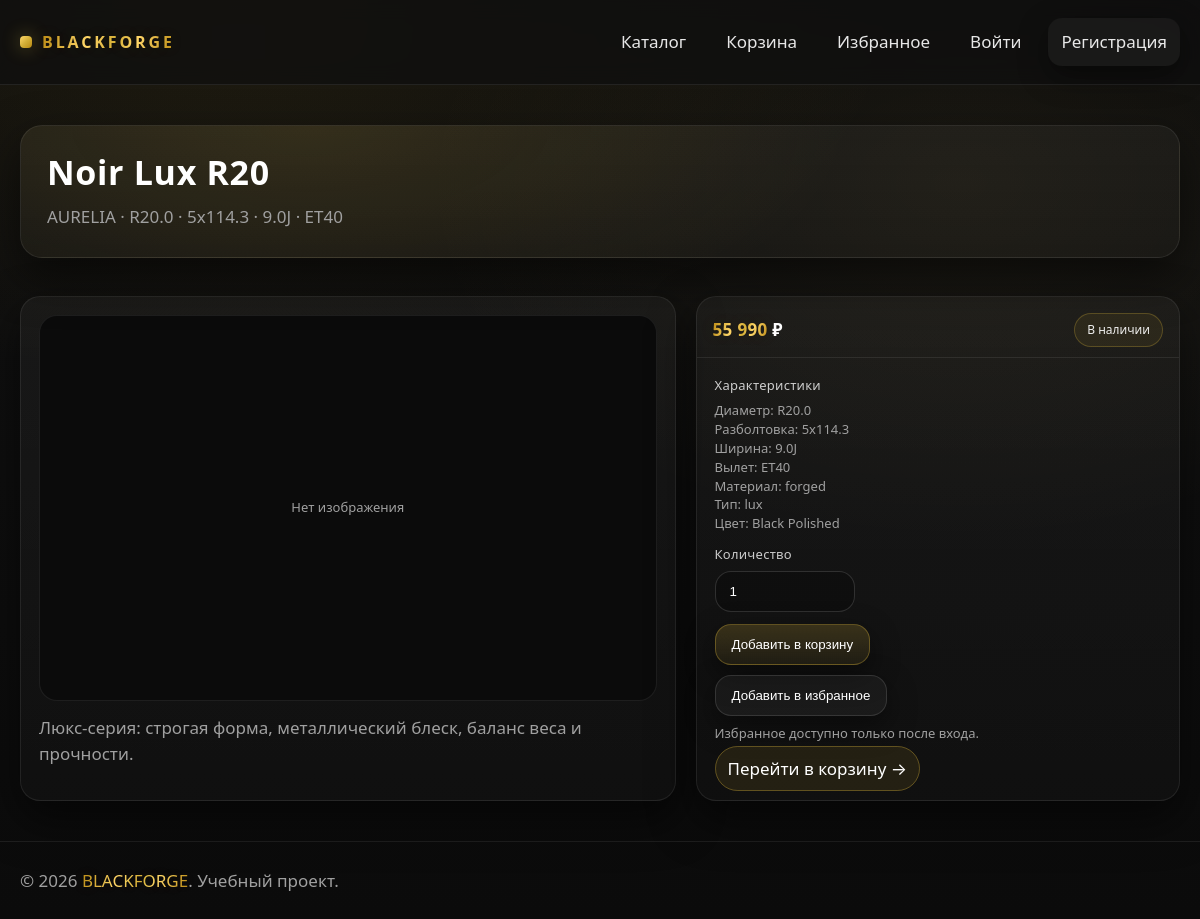
/product.php?id=2, run on the app's committed database.
### tables this page shows
CREATE TABLE IF NOT EXISTS products (
  id INT UNSIGNED NOT NULL AUTO_INCREMENT PRIMARY KEY,
  name VARCHAR(220) NOT NULL,
  brand VARCHAR(120) NOT NULL,
  description TEXT NULL,
  diameter_inch DECIMAL(4,1) NOT NULL,            
  bolt_pattern VARCHAR(40) NOT NULL,              
  width_inch DECIMAL(4,1) NOT NULL,               
  et_offset INT NOT NULL,                         
  material ENUM('cast','forged') NOT NULL,        
  type ENUM('sport','lux') NOT NULL,              
  color VARCHAR(80) NOT NULL,
  price DECIMAL(12,2) NOT NULL,
  stock_qty INT NOT NULL DEFAULT 0,
  popularity INT NOT NULL DEFAULT 0,
  created_at TIMESTAMP NOT NULL DEFAULT CURRENT_TIMESTAMP,
  updated_at TIMESTAMP NULL DEFAULT NULL ON UPDATE CURRENT_TIMESTAMP,
  KEY idx_products_brand (brand),
  KEY idx_products_diameter (diameter_inch),
  KEY idx_products_price (price),
  KEY idx_products_popularity (popularity),
  KEY idx_products_created (created_at)
);

### app/includes/db.php (called while the page is built, shortened)
<?php
function db(): PDO
{
    static $pdo = null;
    if ($pdo instanceof PDO) {
        return $pdo;
    }
    $cfg = require __DIR__ . '/config.php';
    $db = $cfg['db'];
    $dsn = sprintf(
        'mysql:host=%s;port=%d;dbname=%s;charset=%s',
        $db['host'],
        (int)$db['port'],
        $db['name'],
        $db['charset']
    );
    $pdo = new PDO($dsn, $db['user'], $db['pass'], [
        PDO::ATTR_ERRMODE => PDO::ERRMODE_EXCEPTION,
        PDO::ATTR_DEFAULT_FETCH_MODE => PDO::FETCH_ASSOC,
        PDO::ATTR_EMULATE_PREPARES => false,
    ]);
    return $pdo;
}

### app/includes/view.php (called while the page is built, shortened)
<?php
function e(?string $s): string
{
    return htmlspecialchars((string)$s, ENT_QUOTES | ENT_SUBSTITUTE, 'UTF-8');
}
function app_config(): array
{
    static $cfg = null;
    if (is_array($cfg)) {
        return $cfg;
    }
    $cfg = require __DIR__ . '/config.php';
    return $cfg;
}
function base_url(string $path = ''): string
{
    $cfg = app_config();
    $base = rtrim((string)$cfg['app']['base_url'], '/');
    $path = ltrim($path, '/');
    return $path === '' ? $base . '/' : $base . '/' . $path;
}

### app/includes/config.php (called while the page is built, shortened)
<?php
return [
    'db' => [
        'host' => '127.0.0.1',
        'port' => 3306,
        'name' => 'blackforge',
        'user' => 'root',
        'pass' => '',
        'charset' => 'utf8mb4',
    ],
    'app' => [
        'base_url' => '/blackforge/public',
        'uploads_dir' => __DIR__ . '/../../public/uploads',
        'uploads_url' => '/blackforge/public/uploads',
        'max_upload_bytes' => 8 * 1024 * 1024,
    ],
];

### app/includes/auth.php (called while the page is built, shortened)
<?php
require_once __DIR__ . '/db.php';
require_once __DIR__ . '/view.php';
function current_user(): ?array
{
    if (empty($_SESSION['user_id'])) {
        return null;
    }
    $id = (int)$_SESSION['user_id'];
    $stmt = db()->prepare('SELECT id, email, full_name, birth_date, role, created_at FROM users WHERE id = ?');
    $stmt->execute([$id]);
    $u = $stmt->fetch();
    return $u ?: null;
}

### public/product.php (the view, shortened to what this page needs)
<?php
require_once __DIR__ . '/../app/includes/layout.php';
require_once __DIR__ . '/../app/includes/db.php';
require_once __DIR__ . '/../app/includes/auth.php';
$id = (int)($_GET['id'] ?? 0);
$stmt = db()->prepare('SELECT * FROM products WHERE id=?');
$stmt->execute([$id]);
$p = $stmt->fetch();
$imgsStmt = db()->prepare('SELECT * FROM product_images WHERE product_id=? ORDER BY is_primary DESC, id ASC');
$imgsStmt->execute([$id]);
$images = $imgsStmt->fetchAll();
$main = $images ? (string)$images[0]['url'] : '';
$u = current_user();
$isFav = false;
?>
<section class="hero">
  <div class="hero__card">
    <h1 class="hero__title"><?= e((string)$p['name']) ?></h1>
    <p class="hero__sub"><?= e((string)$p['brand']) ?> · R<?= e((string)$p['diameter_inch']) ?> · <?= e((string)$p['bolt_pattern']) ?> · <?= e((string)$p['width_inch']) ?>J · ET<?= e((string)$p['et_offset']) ?></p>
  </div>
</section>
<section class="grid" style="grid-template-columns: 1.15fr .85fr;">
  <div class="panel">
    <div class="panel__body">
      <div class="card__img" style="border:1px solid var(--line); border-radius:18px; overflow:hidden;">
        <?php if ($main !== ''): ?>
          <img src="<?= e($main) ?>" alt="<?= e((string)$p['name']) ?>">
        <?php else: ?>
          <div class="hint">Нет изображения</div>
        <?php endif; ?>
      </div>
      <div style="margin-top:14px; color:var(--muted); line-height:1.55;">
        <?= nl2br(e((string)($p['description'] ?? ''))) ?>
      </div>
    </div>
  </div>
  <aside class="panel">
    <div class="panel__head">
      <div class="row">
        <div class="price"><span class="gold"><?= number_format((float)$p['price'], 0, '.', ' ') ?></span> ₽</div>
        <span class="badge"><?= (int)$p['stock_qty'] > 0 ? 'В наличии' : 'Нет в наличии' ?></span>
      </div>
    </div>
    <div class="panel__body">
      <div class="field">
        <div class="label">Характеристики</div>
        <div class="hint">
          Диаметр: R<?= e((string)$p['diameter_inch']) ?><br>
          Разболтовка: <?= e((string)$p['bolt_pattern']) ?><br>
          Ширина: <?= e((string)$p['width_inch']) ?>J<br>
          Вылет: ET<?= e((string)$p['et_offset']) ?><br>
          Материал: <?= e((string)$p['material']) ?><br>
          Тип: <?= e((string)$p['type']) ?><br>
          Цвет: <?= e((string)$p['color']) ?><br>
        </div>
      </div>
      <form method="post" action="<?= e(base_url('product.php?id=' . $id)) ?>">
        <div class="field">
          <div class="label">Количество</div>
          <input class="input" name="qty" type="number" min="1" value="1" style="max-width:140px">
        </div>
        <button class="btn" type="submit" <?= (int)$p['stock_qty'] <= 0 ? 'disabled' : '' ?>>Добавить в корзину</button>
      </form>
      <div style="height:10px"></div>
      <form method="post" action="<?= e(base_url('product.php?id=' . $id)) ?>">
        <button class="btn btn--ghost" type="submit"><?= $isFav ? 'Убрать из избранного' : 'Добавить в избранное' ?></button>
        <?php if (!$u): ?>
          <div class="hint" style="margin-top:8px;">Избранное доступно только после входа.</div>
        <?php endif; ?>
      </form>
      <div style="height:14px"></div>
      <a class="tab tab--active" href="<?= e(base_url('cart.php')) ?>">Перейти в корзину →</a>
    </div>
  </aside>
</section>

### public/assets/css/styles.css (style rules this page uses)
:root { --bg:#0F0F0F; --bg2:#1C1C1C; --text:#FFFFFF; --muted:#A0A0A0; --gold1:#FFD86B; --gold2:#D4AF37; --gold3:#B88912; --line:rgba(255,255,255,.08); --shadow:0 18px 45px rgba(0,0,0,.55); }
* { box-sizing:border-box }
html,body { height:100% }
body { margin:0; font-family: ui-sans-serif, system-ui, -apple-system, "Segoe UI", Roboto, Arial, "Noto Sans", "Liberation Sans", sans-serif; font-size: 17px; line-height: 1.5; background: radial-gradient(1200px 700px at 20% 0%, rgba(212,175,55,.10), transparent 55%), radial-gradient(900px 600px at 80% 20%, rgba(255,216,107,.06), transparent 60%), linear-gradient(180deg, #0B0B0B 0%, var(--bg) 35%, #0B0B0B 100%); color:var(--text); }
a { color:inherit;text-decoration:none }
.gold { background: linear-gradient(110deg, var(--gold3) 0%, var(--gold1) 35%, var(--gold2) 55%, var(--gold1) 70%, var(--gold3) 100%); -webkit-background-clip:text;background-clip:text; color:transparent; position:relative; text-shadow: 0 0 22px rgba(212,175,55,.12); }
.btn { display:inline-flex;align-items:center;justify-content:center;gap:10px; padding:12px 16px;border-radius:16px; border:1px solid rgba(212,175,55,.35); background: linear-gradient(180deg, rgba(212,175,55,.20), rgba(212,175,55,.08)); color:#fff; box-shadow: 0 10px 30px rgba(0,0,0,.45); cursor:pointer; }
.btn--ghost { border-color:rgba(255,255,255,.12); background: rgba(255,255,255,.04); }
.hero { padding:40px 0 18px; }
.hero__card { border:1px solid var(--line); background: radial-gradient(900px 380px at 25% 0%, rgba(212,175,55,.10), transparent 60%), linear-gradient(180deg, rgba(255,255,255,.04), rgba(255,255,255,.02)); border-radius:22px; padding:26px; box-shadow: var(--shadow); overflow:hidden; position:relative; }
.hero__title { margin:0;font-size:34px;letter-spacing:.02em; line-height: 1.2 }
.hero__sub { margin:12px 0 0;color:var(--muted);max-width:74ch;line-height:1.55 }
.grid { display:grid; grid-template-columns: 340px 1fr; gap:20px; padding:20px 0 40px; }
.panel { background: linear-gradient(180deg, rgba(255,255,255,.04), rgba(255,255,255,.02)); border:1px solid var(--line); border-radius:20px; box-shadow: var(--shadow); }
.panel__head { padding:16px 16px 10px;border-bottom:1px solid var(--line) }
.panel__body { padding:18px }
.field { display:flex;flex-direction:column;gap:6px;margin-bottom:12px }
.label { font-size:13px;color:rgba(255,255,255,.78);letter-spacing:.02em }
.input,.select { border-radius:16px; border:1px solid rgba(255,255,255,.14); background: rgba(0,0,0,.25); color:var(--text); padding:12px 14px; outline:none; }
.hint { font-size:13px;color:var(--muted);line-height:1.45 }
.card__img { aspect-ratio: 16 / 10; background: #0b0b0b; display:flex;align-items:center;justify-content:center; border-bottom:1px solid var(--line); }
.price { font-weight:800;letter-spacing:.02em }
.row { display:flex;gap:10px;align-items:center;justify-content:space-between }
.badge { font-size:12px; padding:7px 12px; border-radius:999px; border:1px solid rgba(212,175,55,.28); background: rgba(212,175,55,.08); color: rgba(255,255,255,.92); }
.tab { padding:10px 12px;border-radius:999px; border:1px solid rgba(255,255,255,.12); background: rgba(255,255,255,.04); }
.tab--active { border-color:rgba(212,175,55,.35);background:rgba(212,175,55,.10) }

### data on the page
products: name "Noir Lux R20", brand "AURELIA", diameter_inch "20.0", bolt_pattern "5x114.3", width_inch "9.0", et_offset "40", description "Люкс‑серия: строгая форма, металлический блеск, баланс веса и прочности.", material "forged", type "lux", color "Black Polished"
